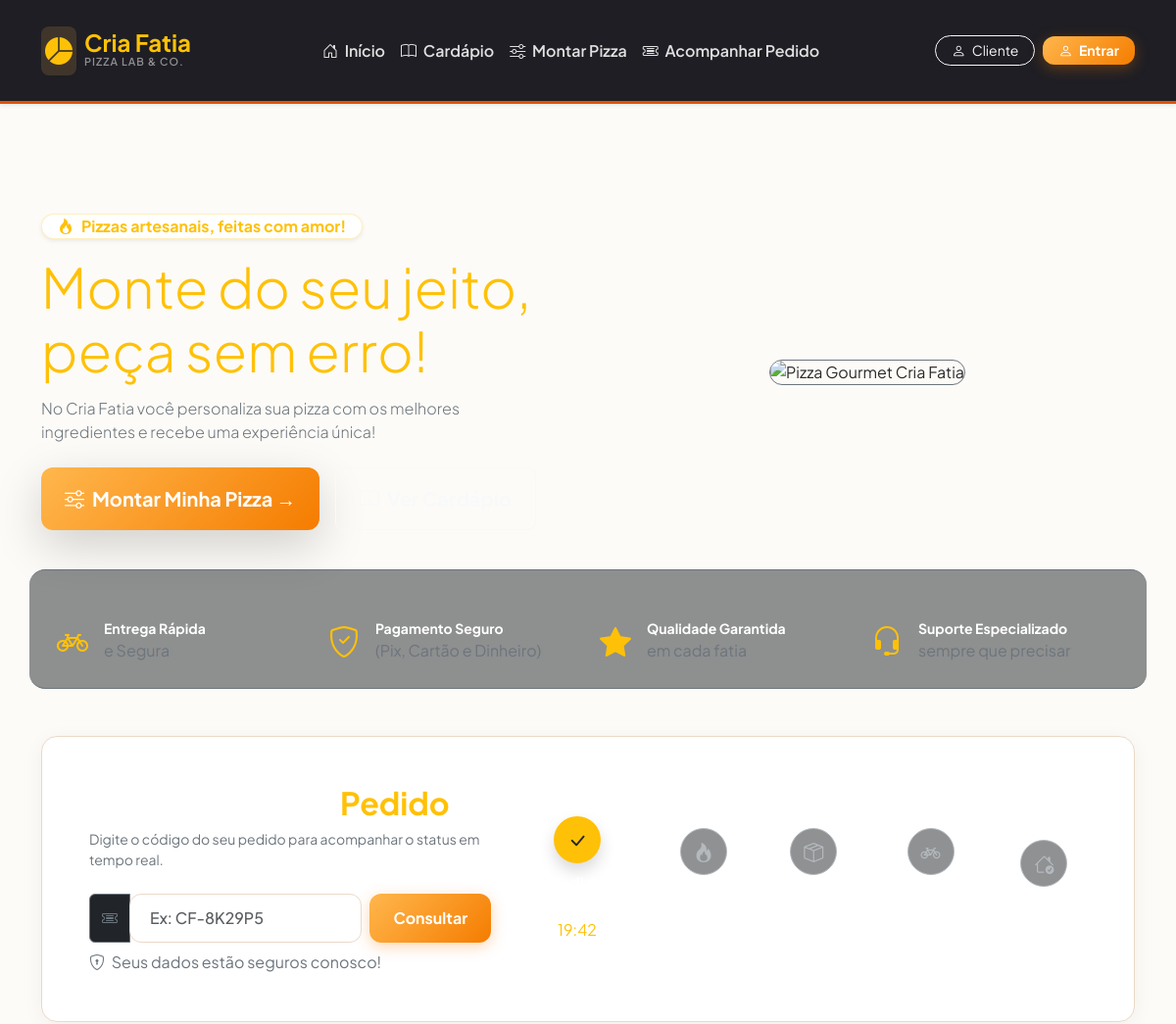
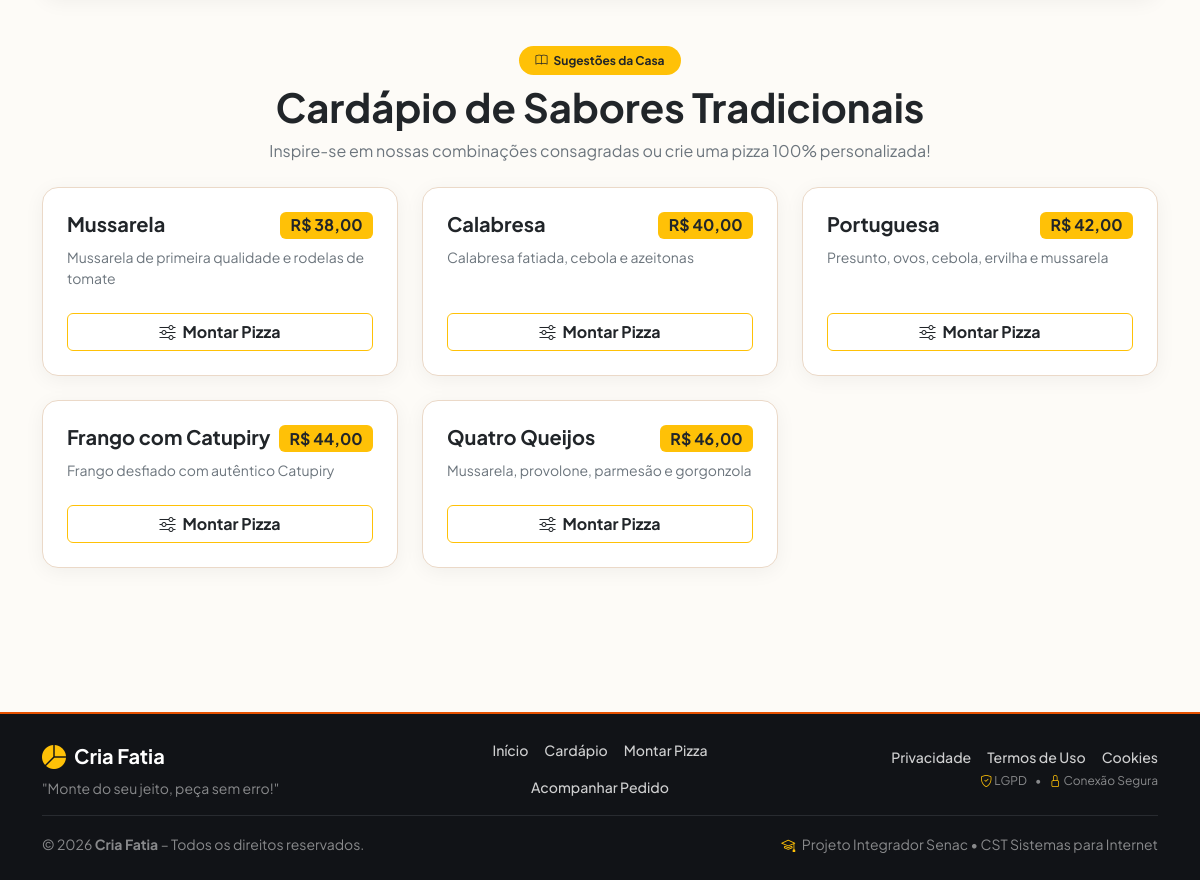
The page / on the database its author committed (2 pictures, top to bottom).
### tables this page shows
CREATE TABLE IF NOT EXISTS sabores (
    id INT AUTO_INCREMENT PRIMARY KEY,
    nome VARCHAR(100) NOT NULL,
    descricao TEXT,
    preco DECIMAL(10, 2) NOT NULL DEFAULT 0.00,
    imagem VARCHAR(255) DEFAULT NULL
);

### index.php (the view, shortened to what this page needs)
<?php
require_once __DIR__ . '/includes/header.php';
?>
<div class="row align-items-center py-5 my-3">
    <div class="col-lg-6 mb-4 mb-lg-0">
        <div class="d-inline-flex align-items-center px-3 py-1.5 rounded-pill bg-white bg-opacity-15 text-warning fw-bold mb-3 border border-warning border-opacity-25 shadow-sm">
            <i class="bi bi-fire me-2"></i> Pizzas artesanais, feitas com amor!
        </div>
        <h1 class="display-4 fw-extrabold text-warning mb-3 tracking-tight" style="line-height: 1.15;">
            Monte do seu jeito,<br><span class="text-warning">peça sem erro!</span>
        </h1>
        <p class="text-muted lead fs-6 mb-4" style="max-width: 500px;">
            No Cria Fatia você personaliza sua pizza com os melhores ingredientes e recebe uma experiência única!
        </p>
        <div class="d-flex flex-wrap gap-3">
            <a href="cliente/montar.php" class="btn btn-warning btn-lg px-4 py-3 fw-bold shadow-lg d-inline-flex align-items-center">
                <i class="bi bi-sliders me-2"></i> Montar Minha Pizza &rarr;
            </a>
            <a href="#cardapio" class="btn btn-outline-light btn-lg px-4 py-3 fw-bold d-inline-flex align-items-center">
                <i class="bi bi-book me-2"></i> Ver Cardápio
            </a>
        </div>
    </div>
    <div class="col-lg-6 text-center">
        <div class="position-relative">
            <img src="https://images.unsplash.com/photo-1513104890138-7c749659a591?q=80&w=1000&auto=format&fit=crop" alt="Pizza Gourmet Cria Fatia" class="img-fluid rounded-4 shadow-2xl border border-secondary" style="max-height: 420px; object-fit: cover; width: 100%;">
        </div>
    </div>
</div>
<div class="row g-4 py-4 mb-5 border-top border-bottom border-secondary bg-dark bg-opacity-50 rounded-4 px-3">
    <div class="col-md-3 col-6 text-center text-md-start d-flex align-items-center gap-3">
        <div class="fs-2 text-warning"><i class="bi bi-bicycle"></i></div>
        <div>
            <div class="fw-bold text-white small">Entrega Rápida</div>
            <div class="text-muted text-xs">e Segura</div>
        </div>
    </div>
    <div class="col-md-3 col-6 text-center text-md-start d-flex align-items-center gap-3">
        <div class="fs-2 text-warning"><i class="bi bi-shield-check"></i></div>
        <div>
            <div class="fw-bold text-white small">Pagamento Seguro</div>
            <div class="text-muted text-xs">(Pix, Cartão e Dinheiro)</div>
        </div>
    </div>
    <div class="col-md-3 col-6 text-center text-md-start d-flex align-items-center gap-3">
        <div class="fs-2 text-warning"><i class="bi bi-star-fill"></i></div>
        <div>
            <div class="fw-bold text-white small">Qualidade Garantida</div>
            <div class="text-muted text-xs">em cada fatia</div>
        </div>
    </div>
    <div class="col-md-3 col-6 text-center text-md-start d-flex align-items-center gap-3">
        <div class="fs-2 text-warning"><i class="bi bi-headset"></i></div>
        <div>
            <div class="fw-bold text-white small">Suporte Especializado</div>
            <div class="text-muted text-xs">sempre que precisar</div>
        </div>
    </div>
</div>
<div class="card border-0 shadow-lg rounded-4 p-4 p-md-5 mb-5 bg-gradient-card">
    <div class="row align-items-center">
        <div class="col-lg-5 mb-4 mb-lg-0">
            <h2 class="fw-bold text-white mb-2">Acompanhe seu <span class="text-warning">Pedido</span></h2>
            <p class="text-muted small mb-4">Digite o código do seu pedido para acompanhar o status em tempo real.</p>
            <form action="cliente/pedido.php" method="GET" class="d-flex gap-2">
                <div class="input-group">
                    <span class="input-group-text bg-dark border-secondary text-muted"><i class="bi bi-ticket-detailed"></i></span>
                    <input type="text" name="codigo" class="form-control" placeholder="Ex: CF-8K29P5" required>
                </div>
                <button type="submit" class="btn btn-warning fw-bold px-4">Consultar</button>
            </form>
            <div class="text-xs text-muted mt-2"><i class="bi bi-shield-lock me-1"></i> Seus dados estão seguros conosco!</div>
        </div>
        <div class="col-lg-7">
            <div class="d-flex justify-content-between align-items-center text-center overflow-x-auto py-2">
                <div class="px-2">
                    <div class="rounded-circle bg-warning text-dark d-inline-flex align-items-center justify-content-center shadow mb-2" style="width: 48px; height: 48px;"><i class="bi bi-check-lg fs-5"></i></div>
                    <div class="text-xs fw-bold text-white">Pedido Recebido</div>
                    <div class="text-xs text-warning">19:42</div>
                </div>
                <div class="px-2 opacity-50">
                    <div class="rounded-circle bg-dark border border-secondary text-muted d-inline-flex align-items-center justify-content-center mb-2" style="width: 48px; height: 48px;"><i class="bi bi-fire fs-5"></i></div>
                    <div class="text-xs fw-bold text-white">Em Preparação</div>
                </div>
                <div class="px-2 opacity-50">
                    <div class="rounded-circle bg-dark border border-secondary text-muted d-inline-flex align-items-center justify-content-center mb-2" style="width: 48px; height: 48px;"><i class="bi bi-box-seam fs-5"></i></div>
                    <div class="text-xs fw-bold text-white">Pizza Pronta</div>
                </div>
                <div class="px-2 opacity-50">
                    <div class="rounded-circle bg-dark border border-secondary text-muted d-inline-flex align-items-center justify-content-center mb-2" style="width: 48px; height: 48px;"><i class="bi bi-bicycle fs-5"></i></div>
                    <div class="text-xs fw-bold text-white">Saiu para Entrega</div>
                </div>
                <div class="px-2 opacity-50">
                    <div class="rounded-circle bg-dark border border-secondary text-muted d-inline-flex align-items-center justify-content-center mb-2" style="width: 48px; height: 48px;"><i class="bi bi-house-check fs-5"></i></div>
                    <div class="text-xs fw-bold text-white">Entregue</div>
                </div>
            </div>
        </div>
    </div>
</div>
<?php
$saboresCardapio = $pdo->query("SELECT * FROM sabores ORDER BY preco ASC")->fetchAll();
?>
<div id="cardapio" class="mb-5">
    <div class="text-center mb-4">
        <span class="badge bg-warning text-dark px-3 py-2 rounded-pill fw-bold mb-2"><i class="bi bi-book me-1"></i> Sugestões da Casa</span>
        <h2 class="display-6 fw-bold text-dark mb-2">Cardápio de Sabores Tradicionais</h2>
        <p class="text-muted">Inspire-se em nossas combinações consagradas ou crie uma pizza 100% personalizada!</p>
    </div>
    <div class="row g-4">
        <?php foreach ($saboresCardapio as $s): ?>
            <div class="col-md-6 col-lg-4">
                <div class="card h-100 border-0 shadow-sm rounded-4 overflow-hidden">
                    <div class="card-body p-4 d-flex flex-column justify-content-between">
                        <div>
                            <div class="d-flex justify-content-between align-items-start mb-2">
                                <h5 class="fw-bold text-dark mb-0"><?= htmlspecialchars($s['nome']) ?></h5>
                                <span class="badge bg-warning text-dark fs-6">R$ <?= number_format($s['preco'], 2, ',', '.') ?></span>
                            </div>
                            <p class="text-muted small mb-4"><?= htmlspecialchars($s['descricao']) ?></p>
                        </div>
                        <a href="cliente/montar.php" class="btn btn-outline-warning text-dark fw-bold w-100">
                            <i class="bi bi-sliders me-1"></i> Montar Pizza
                        </a>
                    </div>
                </div>
            </div>
        <?php endforeach; ?>
    </div>
</div>
<?php require_once __DIR__ . '/includes/footer.php'; ?>

### assets/css/style.css (style rules this page uses)
:root { --primary: #e65100; --primary-hover: #f57c00; --accent: #ffb74d; --dark-bg: #1e1e24; --light-bg: #fdfbf7; --card-bg: #ffffff; --card-border: #ebd9c8; --text-main: #2b2b2b; --text-heading: #212529; --text-muted: #6c757d; --header-bg: #faf5ee; --navbar-bg: #1e1e24; --navbar-border: #e65100; --radius-sm: 12px; --radius-md: 16px; --shadow-sm: 0 4px 20px rgba(0, 0, 0, 0.05); --shadow-lg: 0 10px 30px rgba(230, 81, 0, 0.12); }
body { font-family: 'Plus Jakarta Sans', sans-serif; background-color: var(--light-bg); color: var(--text-main); min-height: 100vh; display: flex; flex-direction: column; }
h1, h2, h3, h4, h5, h6 { color: var(--text-heading) !important; }
.text-dark { color: var(--text-heading) !important; }
.text-muted { color: var(--text-muted) !important; }
.card { background-color: var(--card-bg) !important; border: 1px solid var(--card-border) !important; color: var(--text-main) !important; border-radius: var(--radius-md) !important; box-shadow: var(--shadow-sm) !important; }
.form-control, .form-select { background-color: var(--card-bg) !important; border: 1px solid var(--card-border) !important; color: var(--text-main) !important; border-radius: var(--radius-sm) !important; padding: 0.75rem 1.25rem; font-weight: 500; }
.btn-warning { background: linear-gradient(135deg, #ffb74d 0%, #f57c00 100%) !important; border: none !important; color: #ffffff !important; font-weight: 700; border-radius: var(--radius-sm) !important; box-shadow: 0 4px 15px rgba(245, 124, 0, 0.3); transition: all 0.2s ease; }

### rows shown on the page
sabores: nome "Mussarela", preco "38,00", descricao "Mussarela de primeira qualidade e rodelas de tomate"
sabores: nome "Calabresa", preco "40,00", descricao "Calabresa fatiada, cebola e azeitonas"
sabores: nome "Portuguesa", preco "42,00", descricao "Presunto, ovos, cebola, ervilha e mussarela"
sabores: nome "Frango com Catupiry", preco "44,00", descricao "Frango desfiado com autêntico Catupiry"
sabores: nome "Quatro Queijos", preco "46,00", descricao "Mussarela, provolone, parmesão e gorgonzola"
